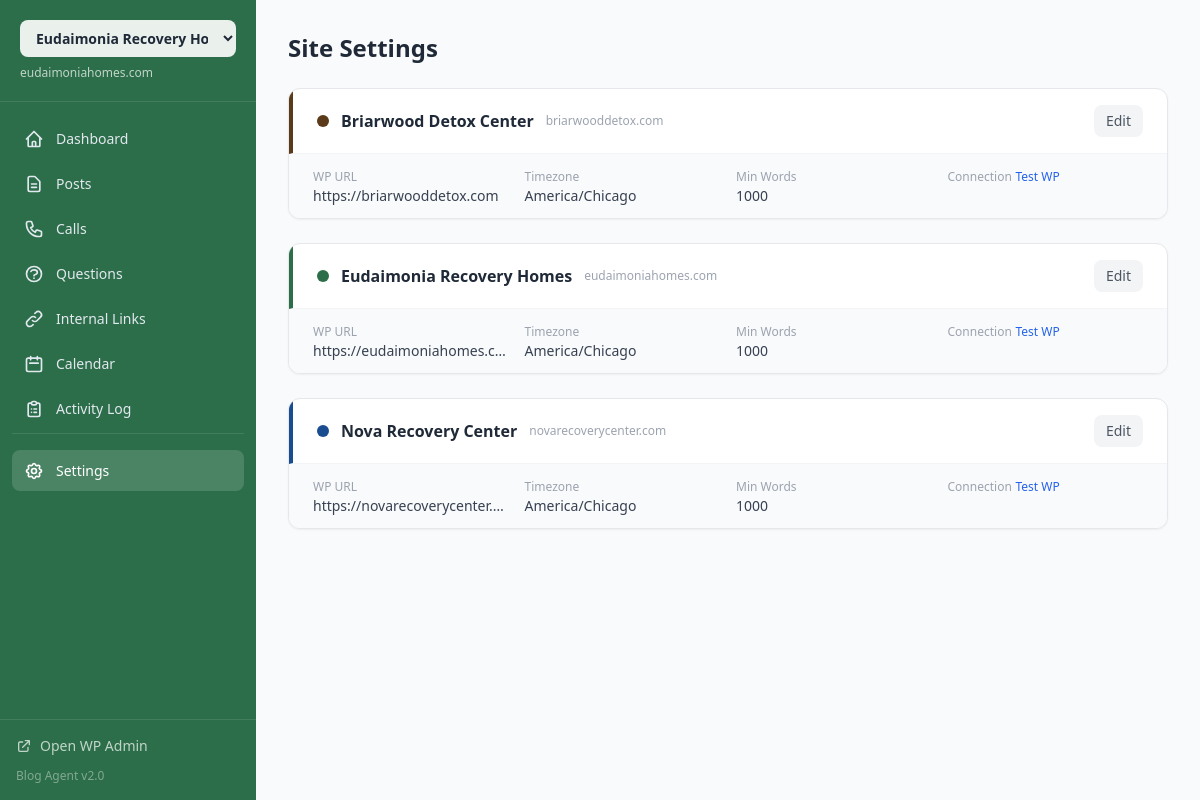
The page /settings on the database its author committed.
### tables this page shows
CREATE TABLE sites (
        id TEXT PRIMARY KEY,
        name TEXT NOT NULL,
        domain TEXT NOT NULL,
        wp_site_url TEXT NOT NULL,
        wp_username TEXT NOT NULL DEFAULT '',
        wp_app_password TEXT NOT NULL DEFAULT '',
        default_author_id INTEGER DEFAULT 0,
        phone_number TEXT DEFAULT '',
        cta_html TEXT DEFAULT '',
        timezone TEXT DEFAULT 'America/Chicago',
        publish_times TEXT DEFAULT '["09:00","14:00"]',
        min_word_count INTEGER DEFAULT 1000,
        pillar_pages TEXT DEFAULT '[]',
        default_categories TEXT DEFAULT '[]',
        default_tags TEXT DEFAULT '[]',
        ga4_property_id TEXT DEFAULT '',
        gsc_site_url TEXT DEFAULT '',
        brand_color TEXT DEFAULT '#2c6e49',
        active INTEGER DEFAULT 1,
        created_at TEXT,
        updated_at TEXT
    );

### dashboard.py (the view)
@app.route("/settings")
def settings_page():
    all_sites = get_all_sites()
    return render_template("settings.html", sites=all_sites)

### dashboard.py (called while the page is built, shortened)
def current_site_id() -> str:
    return session.get("current_site_id", DEFAULT_SITE)

def current_site() -> SiteConfig | None:
    return get_site(current_site_id())

@app.context_processor
def inject_site_globals():
    cfg = current_site()
    all_sites = get_all_sites()
    user = session.get("user", {})
    return dict(
        current_site=cfg,
        current_site_id=current_site_id(),
        all_sites=all_sites,
        brand_color=cfg.brand_color if cfg else "#2c6e49",
        site_name=cfg.name if cfg else "Dashboard",
        auth_user=user,
        auth_enabled=AUTH0_ENABLED,
    )

@app.before_request
def require_login():
    if not AUTH0_ENABLED:
        return None

### modules/site_config.py (called while the page is built)
def _parse_json_field(val: str | None, default=None):
    if not val:
        return default or []
    try:
        return json.loads(val)
    except (json.JSONDecodeError, TypeError):
        return default or []

def get_site(site_id: str) -> SiteConfig | None:
    conn = sqlite3.connect(str(DB_PATH))
    conn.row_factory = sqlite3.Row
    row = conn.execute("SELECT * FROM sites WHERE id = ?", (site_id,)).fetchone()
    conn.close()
    return _row_to_config(row) if row else None

def get_all_sites() -> list[SiteConfig]:
    conn = sqlite3.connect(str(DB_PATH))
    conn.row_factory = sqlite3.Row
    rows = conn.execute("SELECT * FROM sites WHERE active = 1 ORDER BY name").fetchall()
    conn.close()
    return [_row_to_config(r) for r in rows]

### templates/settings.html (shortened to what this page needs)
{% extends "base.html" %}
{% block content %}
<h2 class="text-2xl font-bold text-gray-800 mb-6">Site Settings</h2>
<div class="space-y-6">
{% for site in sites %}
<div class="bg-white rounded-xl shadow-sm border border-gray-200 overflow-hidden">
    <div class="px-6 py-4 border-b border-gray-100 flex items-center justify-between" style="border-left: 4px solid {{ site.brand_color }}">
        <div class="flex items-center gap-3">
            <span class="w-3 h-3 rounded-full" style="background:{{ site.brand_color }}"></span>
            <h3 class="font-semibold text-gray-800">{{ site.name }}</h3>
            <span class="text-xs text-gray-400">{{ site.domain }}</span>
        </div>
        <button onclick="document.getElementById('form-{{ site.id }}').classList.toggle('hidden')"
                class="text-sm font-medium px-3 py-1.5 rounded-lg bg-gray-100 text-gray-600 hover:bg-gray-200">
            Edit
        </button>
    </div>
    <div class="px-6 py-3 bg-gray-50 grid grid-cols-2 md:grid-cols-4 gap-4 text-sm">
        <div>
            <span class="text-gray-400 text-xs">WP URL</span>
            <p class="text-gray-700 truncate">{{ site.wp_site_url }}</p>
        </div>
        <div>
            <span class="text-gray-400 text-xs">Timezone</span>
            <p class="text-gray-700">{{ site.timezone }}</p>
        </div>
        <div>
            <span class="text-gray-400 text-xs">Min Words</span>
            <p class="text-gray-700">{{ site.min_word_count }}</p>
        </div>
        <div>
            <span class="text-gray-400 text-xs">Connection</span>
            <button onclick="testWp('{{ site.id }}')" id="wp-test-btn-{{ site.id }}"
                    class="text-blue-600 hover:text-blue-800 text-xs font-medium">Test WP</button>
        </div>
    </div>
</div>
{% endfor %}
</div>
{% endblock %}

### templates/base.html (shortened to what this page needs)
<!DOCTYPE html>
<html lang="en" class="h-full bg-gray-50">
<head>
    <script src="https://cdn.tailwindcss.com"></script>
</head>
<body class="h-full">
<div class="min-h-full">
    <div class="flex">
        <nav id="sidebar" class="hidden lg:flex lg:flex-col w-64 min-h-screen flex-shrink-0 text-white" style="background:{{ brand_color }}">
            <div class="p-5 border-b border-white/10">
                <select onchange="window.location.href='/switch-site/'+this.value"
                        class="w-full rounded-lg px-3 py-2 text-sm font-semibold text-gray-800 bg-white/90 border-0 focus:ring-2 focus:ring-white/40">
                    {% for s in all_sites %}
                    <option value="{{ s.id }}" {% if s.id == current_site_id %}selected{% endif %}>{{ s.name }}</option>
                    {% endfor %}
                </select>
                <p class="text-xs mt-2 opacity-70">{{ current_site.domain if current_site else '' }}</p>
            </div>
            <div class="flex-1 px-3 py-4 space-y-1 overflow-y-auto">
                <a href="/" class="sidebar-link {% if request.path == '/' %}active{% endif %}">
                    <svg class="w-5 h-5" fill="none" stroke="currentColor" viewBox="0 0 24 24"><path stroke-linecap="round" stroke-linejoin="round" stroke-width="2" d="M3 12l2-2m0 0l7-7 7 7M5 10v10a1 1 0 001 1h3m10-11l2 2m-2-2v10a1 1 0 01-1 1h-3m-6 0a1 1 0 001-1v-4a1 1 0 011-1h2a1 1 0 011 1v4a1 1 0 001 1m-6 0h6"/></svg>
                    Dashboard
                </a>
                <a href="/posts" class="sidebar-link {% if '/posts' in request.path %}active{% endif %}">
                    <svg class="w-5 h-5" fill="none" stroke="currentColor" viewBox="0 0 24 24"><path stroke-linecap="round" stroke-linejoin="round" stroke-width="2" d="M9 12h6m-6 4h6m2 5H7a2 2 0 01-2-2V5a2 2 0 012-2h5.586a1 1 0 01.707.293l5.414 5.414a1 1 0 01.293.707V19a2 2 0 01-2 2z"/></svg>
                    Posts
                </a>
                <a href="/calls" class="sidebar-link {% if '/calls' in request.path %}active{% endif %}">
                    Calls
                </a>
                <a href="/questions" class="sidebar-link {% if '/questions' in request.path %}active{% endif %}">
                    <svg class="w-5 h-5" fill="none" stroke="currentColor" viewBox="0 0 24 24"><path stroke-linecap="round" stroke-linejoin="round" stroke-width="2" d="M8.228 9c.549-1.165 2.03-2 3.772-2 2.21 0 4 1.343 4 3 0 1.4-1.278 2.575-3.006 2.907-.542.104-.994.54-.994 1.093m0 3h.01M21 12a9 9 0 11-18 0 9 9 0 0118 0z"/></svg>
                    Questions
                </a>
                <a href="/links" class="sidebar-link {% if '/links' in request.path %}active{% endif %}">
                    <svg class="w-5 h-5" fill="none" stroke="currentColor" viewBox="0 0 24 24"><path stroke-linecap="round" stroke-linejoin="round" stroke-width="2" d="M13.828 10.172a4 4 0 00-5.656 0l-4 4a4 4 0 105.656 5.656l1.102-1.101m-.758-4.899a4 4 0 005.656 0l4-4a4 4 0 00-5.656-5.656l-1.1 1.1"/></svg>
                    Internal Links
                </a>
                <a href="/calendar" class="sidebar-link {% if '/calendar' in request.path %}active{% endif %}">
                    <svg class="w-5 h-5" fill="none" stroke="currentColor" viewBox="0 0 24 24"><path stroke-linecap="round" stroke-linejoin="round" stroke-width="2" d="M8 7V3m8 4V3m-9 8h10M5 21h14a2 2 0 002-2V7a2 2 0 00-2-2H5a2 2 0 00-2 2v12a2 2 0 002 2z"/></svg>
                    Calendar
                </a>
                <a href="/activity" class="sidebar-link {% if '/activity' in request.path %}active{% endif %}">
                    <svg class="w-5 h-5" fill="none" stroke="currentColor" viewBox="0 0 24 24"><path stroke-linecap="round" stroke-linejoin="round" stroke-width="2" d="M9 5H7a2 2 0 00-2 2v12a2 2 0 002 2h10a2 2 0 002-2V7a2 2 0 00-2-2h-2M9 5a2 2 0 002 2h2a2 2 0 002-2M9 5a2 2 0 012-2h2a2 2 0 012 2m-3 7h3m-3 4h3m-6-4h.01M9 16h.01"/></svg>
                    Activity Log
                </a>
                <div class="pt-4 mt-4 border-t border-white/10">
                    <a href="/settings" class="sidebar-link {% if '/settings' in request.path %}active{% endif %}">
                        Settings
                    </a>
                </div>
            </div>
            <div class="p-4 border-t border-white/10">
                {% if current_site %}
                <a href="{{ current_site.wp_site_url }}/wp-admin/" target="_blank"
                   class="text-sm opacity-70 hover:opacity-100 transition flex items-center gap-2 mb-3">
                    <svg class="w-4 h-4" fill="none" stroke="currentColor" viewBox="0 0 24 24"><path stroke-linecap="round" stroke-linejoin="round" stroke-width="2" d="M10 6H6a2 2 0 00-2 2v10a2 2 0 002 2h10a2 2 0 002-2v-4M14 4h6m0 0v6m0-6L10 14"/></svg>
                    Open WP Admin
                </a>
                {% endif %}
                <p class="text-xs opacity-40 mt-2">Blog Agent v2.0</p>
            </div>
        </nav>
        <main class="flex-1 p-6 lg:p-8 max-w-7xl">
            {% block content %}{% endblock %}
        </main>
    </div>
</div>
</body>
</html>

### templates/base.html (style rules this page uses)
.sidebar-link { display: flex; align-items: center; gap: 0.75rem; padding: 0.625rem 0.75rem; border-radius: 0.5rem; font-size: 0.875rem; font-weight: 500; color: #e2e8f0; transition: background 0.15s; }
.sidebar-link.active { background: rgba(255,255,255,0.15); color: #fff; }

### rows shown on the page
sites: domain "eudaimoniahomes.com", name "Eudaimonia Recovery Homes", wp_site_url "https://eudaimoniahomes.c…", timezone "America/Chicago", min_word_count "1000"
sites: name "Briarwood Detox Center", domain "briarwooddetox.com", wp_site_url "https://briarwooddetox.com", timezone "America/Chicago", min_word_count "1000"
sites: name "Nova Recovery Center", domain "novarecoverycenter.com", wp_site_url "https://novarecoverycenter.…", timezone "America/Chicago", min_word_count "1000"

### other values the page prints
form field value "Eudaimonia Recovery Homes"
